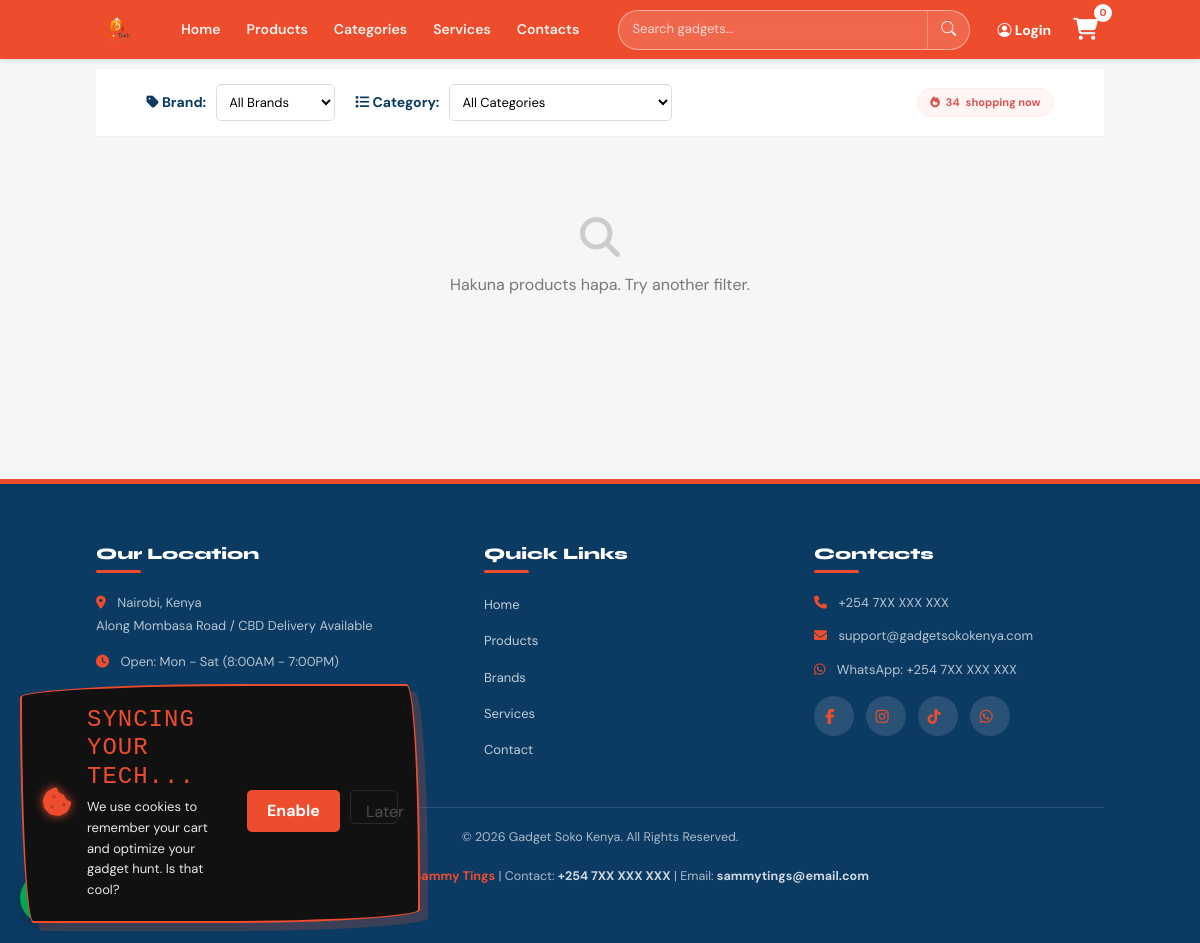
/brand/2/, run on an earlier commit of the app's database.
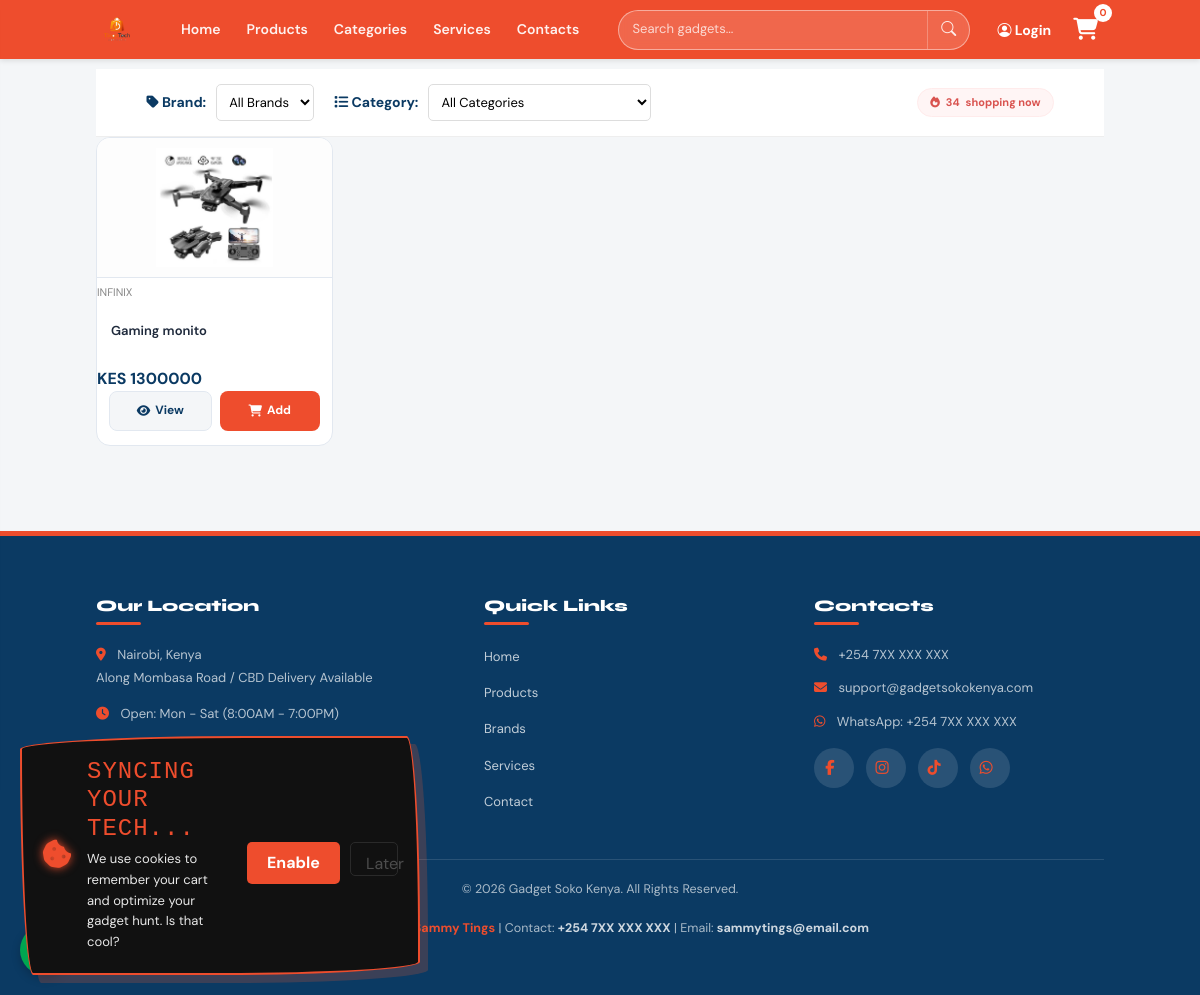
And on a later commit of the database.
### app/models.py (models this page shows, shortened)
class Product(models.Model):
    name = models.CharField(max_length=255)
    price = models.DecimalField(max_digits=10, decimal_places=2)
    discount = models.DecimalField(max_digits=4, decimal_places=2, default=0)
    shipping_fee = models.DecimalField(max_digits=10, decimal_places=2, default=0.00)
    stock = models.IntegerField()
    category = models.ForeignKey(Category, on_delete=models.CASCADE, related_name="products")
    brand = models.ForeignKey(Brand, on_delete=models.CASCADE, related_name='products', null=True, blank=True)
    image = models.ImageField(upload_to='products/', null=True, blank=True)
    specifications = models.TextField(blank=True)
    views = models.IntegerField(default=0)
    created_at = models.DateTimeField(auto_now_add=True)
    updated_at = models.DateTimeField(auto_now=True)
    discount_duration_hours = models.PositiveIntegerField(default=0)
    discount_start_time = models.DateTimeField(null=True, blank=True)
    @property
    def discount_expiry(self):
        if self.discount_start_time and self.discount_duration_hours:
            return self.discount_start_time + timedelta(hours=self.discount_duration_hours)
        return None

class ProductImage(models.Model):
    product = models.ForeignKey(Product, on_delete=models.CASCADE, related_name='images')
    image = models.ImageField(upload_to='products/')
    views = models.IntegerField(default=0)
    class Meta:
        ordering = ['id']

class Brand(models.Model):
    name = models.CharField(max_length=100, unique=True)
    logo = models.ImageField(upload_to='brands/', blank=True, null=True)

### app/views.py (the view)
# urls.py: path('brand/<int:brand_id>/', views.products_by_brand, name='products_by_brand'),
def products_by_brand(request, brand_id):
    products = Product.objects.filter(brand__id=brand_id)
    brands = Brand.objects.all()
    categories = Category.objects.all()
    return render(request, 'products.html', {  # ✅ use SAME template
        'products': products,
        'brands': brands,
        'categories': categories
    })

### app/context_processors.py (called while the page is built)
def cart_count(request):
    count = 0
    if request.user.is_authenticated:
        result = CartItem.objects.filter(user=request.user).aggregate(
            total=Sum('quantity')
        )
        count = result['total'] or 0
    return {'cart_count': count}

### app/templates/products.html (shortened to what this page needs)
{% extends 'base_site.html' %}
{% load static %}
{% block content %}
    <link rel="stylesheet" href="https://cdnjs.cloudflare.com/ajax/libs/font-awesome/6.5.0/css/all.min.css">
    <div id="bot-launcher" onclick="toggleChat()"></div>
    <div class="filter-nav">
        <div class="filter-group">
            <label><i class="fas fa-tag"></i> Brand:</label>
            <select onchange="location = this.value;">
                <option value="{% url 'products' %}">All Brands</option>
            </select>
        </div>
        <div class="filter-group">
            <label><i class="fas fa-list"></i> Category:</label>
            <select onchange="location = this.value;">
                <option value="{% url 'products' %}">All Categories</option>
            </select>
        </div>
        <div style="margin-left: auto; font-size: 11px; background: #fff5f5; color: #d9534f; padding: 5px 12px; border-radius: 20px; font-weight: bold; border: 1px solid #ffebeb; display: flex; align-items: center; gap: 6px;">
            <i class="fa fa-fire"></i> <span id="live-watchers">34</span> shopping now
        </div>
    </div>
    <section class="product-grid">
        {% for product in products %}
        <div class="product-card" style="position:relative;">
            <div class="img-container">
                <img src="{% if product.images.first %}{{ product.images.first.image.url }}{% else %}{% static 'images/default.png' %}{% endif %}" alt="{{ product.name }}">
            </div>
            <div class="product-info">
                <span class="brand-name" style="color: #888; font-size: 11px; text-transform: uppercase;">{{ product.brand.name }}</span>
                <h3>{{ product.name|truncatewords:4 }}</h3>
                <div class="price-box">
                    {% if product.discount > 0 %}
                        <span class="old-price" style="text-decoration: line-through; color: #999; font-size: 12px; margin-right: 5px;">KES {{ product.price|floatformat:0 }}</span>
                        <span class="current-price" style="color: var(--primary-orange); font-weight: bold;">KES {{ product.discounted_price|floatformat:0 }}</span>
                    {% else %}
                        <span class="current-price" style="color: var(--navy-blue); font-weight: bold;">KES {{ product.price|floatformat:0 }}</span>
                    {% endif %}
                </div>
            </div>
            <div class="product-actions">
                <a href="{% url 'product_detail' product.id %}" class="btn-view"><i class="fa fa-eye"></i> View</a>
                <button class="btn-add" onclick="addToCart({{ product.id }})"><i class="fa fa-shopping-cart"></i> Add</button>
            </div>
        </div>
        {% empty %}
        <div style="grid-column: 1/-1; text-align:center; padding:80px 20px;">
            <i class="fas fa-search" style="font-size:40px; color:#ccc; margin-bottom:15px;"></i>
            <p style="color:#777;">Hakuna products hapa. Try another filter.</p>
        </div>
        {% endfor %}
    </section>
{% endblock %}

What changed in the data, as far as the page shows it:
now on this page (row edited): Product: images.first.image (picture), brand.name "INFINIX", name "Gaming monito", price "1300000"
Also different on the page:
text no longer shown: "Hakuna products hapa. Try another filter."
